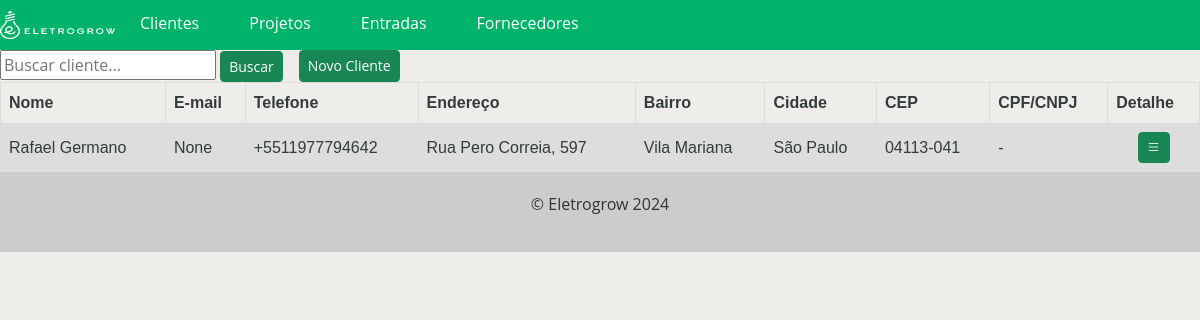
/client/, run on the app's committed database.
### clients/models.py (models this page shows, shortened)
class ModelClient(models.Model):
    name = models.CharField(max_length=300, unique=True, verbose_name='Nome')
    phone = PhoneNumberField(blank=True, null=True, region='BR', verbose_name='Telefone')
    email = models.EmailField(blank=True, null=True, verbose_name='E-mail')
    address = models.CharField(blank=True, null=True, verbose_name='Endereço')
    neighborhood = models.CharField(blank=True, null=True, verbose_name='Bairro')
    city = models.CharField(blank=True, null=True, verbose_name='Cidade')
    state = BRStateField(blank=True, null=True, verbose_name='Estado')
    cep = BRPostalCodeField(blank=True, null=True, verbose_name='CEP')
    cpf = BRCPFField(blank=True, null=True, verbose_name='CPF')
    cnpj = BRCNPJField(blank=True, null=True, verbose_name='CNPJ')

### clients/views.py (the view)
# urls.py: path('', ListClient.as_view(), name='client'),
class ListClient(ListView):
    model = ModelClient
    template_name = 'clients.html'
    context_object_name = 'clients'
    def get_queryset(self):
        clients = super().get_queryset().order_by('name')
        search = self.request.GET.get('search')
        if search:
            clients = clients.filter(name__icontains=search)
        return clients

### clients/templates/clients.html (shortened to what this page needs)
{% extends "base.html"  %}
{% block content %}
<div class="top-line">
<form method="GET" action="{% url 'client' %}">
    <input type="text" name="search" placeholder="Buscar cliente...">
    <button type="submit"; class="btn btn-success btn-sm">Buscar</button>
</form>
    <a href="{% url 'new_client' %}" class="btn btn-success btn-sm">Novo Cliente</a>
</div>
<div class="client-list">
  {% if clients %}
      {% if request.user_agent.is_mobile %}
         <table>
          <tr>
            <th>Nome</th>
            <th>Detalhe</th>
          </tr>
          {% for client in clients %}
          <tr>
            <td>{{client.name}}</td>
              <td>
                  <div class="update-button"; style="text-align:center">
                      <a href="{% url 'detail_client' pk=client.pk %}" class="btn btn-success btn-sm">
                        <i class="bi bi-list"></i>
                      </a>
                  </div>
              </td>
          </tr>
           {% endfor %}
         </table>
      {% else  %}
        <table>
          <tr>
            <th>Nome</th>
            <th>E-mail</th>
            <th>Telefone</th>
            <th>Endereço</th>
            <th>Bairro</th>
            <th>Cidade</th>
            <th>CEP</th>
            <th>CPF/CNPJ</th>
            <th>Detalhe</th>
          </tr>
          {% for client in clients %}
          <tr>
            <td>{{client.name}}</td>
            <td>{{client.email}}</td>
            <td>{{client.phone}}</td>
            <td>{{client.address}}</td>
            <td>{{client.neighborhood}}</td>
            <td>{{client.city}}</td>
            <td>{{client.cep}}</td>
            {% if client.cpf %}
              <td>{{client.cpf}}</td>
            {% elif client.cnpj %}
              <td>{{client.cnpj}}</td>
            {% else %}
              <td>-</td>
            {% endif %}
              <td>
                  <div class="update-button"; style="text-align:center">
                      <a href="{% url 'detail_client' pk=client.pk %}" class="btn btn-success btn-sm">
                        <i class="bi bi-list"></i>
                      </a>
                  </div>
              </td>
          </tr>
          {% endfor %}
        </table>
    {% endif %}
  {% endif %}
</div>
{% endblock %}

### app/templates/base.html (style rules this page uses)
body { font-family: 'Open Sans', sans-serif; color: light-dark(#333b3c, #efefec); background-color: light-dark(#efedea, #223a2c); margin: 0; padding: 0; }

### clients/templates/clients.html (style rules this page uses)
table { font-family: arial, sans-serif; border-collapse: collapse; width: 100%; }
td, th { border: 1px solid #dddddd; text-align: left; padding: 8px; }
tr:nth-child(even) { background-color: #dddddd; }
.top-line { display:flex; gap: 16px; }

### data on the page
ModelClient: name "Rafael Germano", email "None", phone "+5511977794642", address "Rua Pero Correia, 597", neighborhood "Vila Mariana", city "São Paulo", cep "04113-041"
